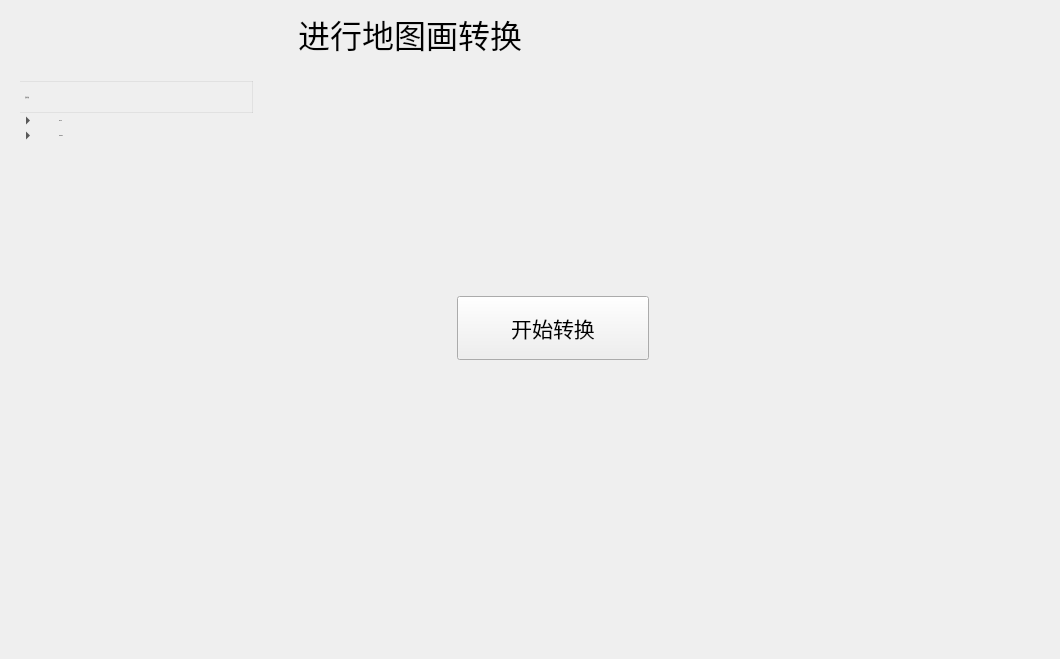
<?xml version="1.0" encoding="UTF-8"?>
<ui version="4.0">
 <class>Tui</class>
 <widget class="QWidget" name="Tui">
  <property name="geometry">
   <rect>
    <x>0</x>
    <y>0</y>
    <width>1060</width>
    <height>659</height>
   </rect>
  </property>
  <property name="windowTitle">
   <string>Form</string>
  </property>
  <widget class="QWidget" name="">
   <property name="geometry">
    <rect>
     <x>10</x>
     <y>10</y>
     <width>800</width>
     <height>574</height>
    </rect>
   </property>
   <layout class="QGridLayout" name="gridLayout_3">
    <item row="1" column="0" colspan="3">
     <layout class="QGridLayout" name="gridLayout_2">
      <item row="1" column="0">
       <spacer name="verticalSpacer">
        <property name="orientation">
         <enum>Qt::Vertical</enum>
        </property>
        <property name="sizeHint" stdset="0">
         <size>
          <width>20</width>
          <height>0</height>
         </size>
        </property>
       </spacer>
      </item>
      <item row="0" column="0" alignment="Qt::AlignHCenter|Qt::AlignVCenter">
       <widget class="TitleLabel" name="TitleLabel">
        <property name="font">
         <font>
          <family>萝莉体</family>
          <pointsize>24</pointsize>
          <weight>50</weight>
          <bold>false</bold>
         </font>
        </property>
        <property name="tabletTracking">
         <bool>false</bool>
        </property>
        <property name="focusPolicy">
         <enum>Qt::StrongFocus</enum>
        </property>
        <property name="text">
         <string>进行地图画转换</string>
        </property>
       </widget>
      </item>
     </layout>
    </item>
    <item row="2" column="0">
     <layout class="QVBoxLayout" name="verticalLayout_2">
      <item>
       <widget class="SimpleCardWidget" name="SimpleCardWidget">
        <property name="minimumSize">
         <size>
          <width>256</width>
          <height>512</height>
         </size>
        </property>
        <property name="maximumSize">
         <size>
          <width>256</width>
          <height>512</height>
         </size>
        </property>
        <property name="focusPolicy">
         <enum>Qt::ClickFocus</enum>
        </property>
        <layout class="QGridLayout" name="gridLayout_6">
         <item row="0" column="0">
          <widget class="TreeWidget" name="TreeWidget">
           <property name="font">
            <font>
             <family>萝莉体</family>
             <pointsize>-1</pointsize>
             <weight>50</weight>
             <italic>false</italic>
             <bold>false</bold>
            </font>
           </property>
           <property name="styleSheet">
            <string notr="true">QTreeView {
    background-color: transparent;
    border: none;
    border-radius: 5px;
    outline: 0;
    padding-right: 5px;
    font: 12px '萝莉体';
    selection-background-color: transparent;
}

QTreeView[isBorderVisible=true] {
    border: 1px solid rgba(0, 0, 0, 15);
}

QTreeView::item {
    padding: 4px;
    margin-top: 2px;
    margin-bottom: 2px;
    padding-left: 20px;
    border-radius: 5px;
    /* color: black; */
}

QTreeView::branch:has-children:!has-siblings:closed,
QTreeView::branch:closed:has-children:has-siblings {
    image: url(:/qfluentwidgets/images/tree_view/TreeViewClose_black.svg);
}

QTreeView::branch:open:has-children:!has-siblings,
QTreeView::branch:open:has-children:has-siblings {
    image: url(:/qfluentwidgets/images/tree_view/TreeViewOpen_black.svg);
}

QTreeView:disabled {
    color: rgba(0, 0, 0, 110);
}

QTreeView::indicator {
    width: 18px;
    height: 18px;
    border-radius: 5px;
    border: none;
    background-color: transparent;
}


QHeaderView {
    background-color: transparent;
}

QHeaderView::section {
    background-color: transparent;
    color: rgb(96, 96, 96);
    padding-left: 5px;
    padding-right: 5px;
    border: 1px solid rgba(0, 0, 0, 15);
    font: 15px '萝莉体';
}

QHeaderView::section:horizontal {
    border-left: none;
    height: 30px;
}

QTreeView[isBorderVisible=true] QHeaderView::section:horizontal {
    border-top: none;
}

QHeaderView::section:horizontal:last {
    border-right: none;
}

QHeaderView::section:vertical {
    border-top: none;
}

QHeaderView::section:checked {
    background-color: transparent;
}

QHeaderView::down-arrow {
    subcontrol-origin: padding;
    subcontrol-position: center right;
    margin-right: 6px;
    image: url(:/qfluentwidgets/images/table_view/Down_black.svg);
}

QHeaderView::up-arrow {
    subcontrol-origin: padding;
    subcontrol-position: center right;
    margin-right: 6px;
    image: url(:/qfluentwidgets/images/table_view/Up_black.svg);
}

QTableCornerButton::section {
    background-color: transparent;
    border: 1px solid rgba(0, 0, 0, 15);
}

QTableCornerButton::section:pressed {
    background-color: rgba(0, 0, 0, 12);
}</string>
           </property>
           <property name="autoScrollMargin">
            <number>0</number>
           </property>
           <property name="dragEnabled">
            <bool>false</bool>
           </property>
           <property name="autoExpandDelay">
            <number>-1</number>
           </property>
           <property name="indentation">
            <number>16</number>
           </property>
           <property name="rootIsDecorated">
            <bool>true</bool>
           </property>
           <property name="uniformRowHeights">
            <bool>false</bool>
           </property>
           <property name="sortingEnabled">
            <bool>false</bool>
           </property>
           <property name="animated">
            <bool>true</bool>
           </property>
           <property name="allColumnsShowFocus">
            <bool>false</bool>
           </property>
           <property name="wordWrap">
            <bool>false</bool>
           </property>
           <property name="headerHidden">
            <bool>false</bool>
           </property>
           <property name="columnCount">
            <number>1</number>
           </property>
           <attribute name="headerVisible">
            <bool>true</bool>
           </attribute>
           <attribute name="headerCascadingSectionResizes">
            <bool>false</bool>
           </attribute>
           <attribute name="headerHighlightSections">
            <bool>false</bool>
           </attribute>
           <column>
            <property name="text">
             <string notr="true">任务列表</string>
            </property>
           </column>
           <item>
            <property name="text">
             <string>CIEDE</string>
            </property>
            <item>
             <property name="text">
              <string>1x1</string>
             </property>
            </item>
           </item>
           <item>
            <property name="text">
             <string>DIDDER</string>
            </property>
            <item>
             <property name="text">
              <string>RAD</string>
             </property>
             <item>
              <property name="text">
               <string>2x2</string>
              </property>
             </item>
            </item>
            <item>
             <property name="text">
              <string>BMD</string>
             </property>
             <item>
              <property name="text">
               <string>2x2</string>
              </property>
             </item>
            </item>
            <item>
             <property name="text">
              <string>ODM</string>
             </property>
             <item>
              <property name="text">
               <string>2x2</string>
              </property>
             </item>
            </item>
            <item>
             <property name="text">
              <string>EDM</string>
             </property>
             <item>
              <property name="text">
               <string>2x2</string>
              </property>
             </item>
            </item>
           </item>
          </widget>
         </item>
        </layout>
       </widget>
      </item>
     </layout>
    </item>
    <item row="2" column="2">
     <widget class="SimpleCardWidget" name="SimpleCardWidget_2">
      <property name="minimumSize">
       <size>
        <width>512</width>
        <height>512</height>
       </size>
      </property>
      <property name="maximumSize">
       <size>
        <width>512</width>
        <height>512</height>
       </size>
      </property>
      <layout class="QGridLayout" name="gridLayout">
       <item row="0" column="0">
        <widget class="PushButton" name="PushButton">
         <property name="minimumSize">
          <size>
           <width>192</width>
           <height>64</height>
          </size>
         </property>
         <property name="maximumSize">
          <size>
           <width>192</width>
           <height>64</height>
          </size>
         </property>
         <property name="font">
          <font>
           <family>萝莉体</family>
           <pointsize>16</pointsize>
           <weight>50</weight>
           <bold>false</bold>
          </font>
         </property>
         <property name="text">
          <string>开始转换</string>
         </property>
        </widget>
       </item>
      </layout>
     </widget>
    </item>
    <item row="2" column="1">
     <widget class="ImageLabel" name="ImageLabel">
      <property name="minimumSize">
       <size>
        <width>16</width>
        <height>16</height>
       </size>
      </property>
      <property name="maximumSize">
       <size>
        <width>16</width>
        <height>16</height>
       </size>
      </property>
     </widget>
    </item>
   </layout>
  </widget>
 </widget>
 <customwidgets>
  <customwidget>
   <class>PushButton</class>
   <extends>QPushButton</extends>
   <header>qfluentwidgets</header>
  </customwidget>
  <customwidget>
   <class>CardWidget</class>
   <extends>QFrame</extends>
   <header>qfluentwidgets</header>
   <container>1</container>
  </customwidget>
  <customwidget>
   <class>SimpleCardWidget</class>
   <extends>CardWidget</extends>
   <header>qfluentwidgets</header>
   <container>1</container>
  </customwidget>
  <customwidget>
   <class>TitleLabel</class>
   <extends>QLabel</extends>
   <header>qfluentwidgets</header>
  </customwidget>
  <customwidget>
   <class>ImageLabel</class>
   <extends>QLabel</extends>
   <header>qfluentwidgets</header>
  </customwidget>
  <customwidget>
   <class>TreeWidget</class>
   <extends>QTreeWidget</extends>
   <header>qfluentwidgets</header>
  </customwidget>
 </customwidgets>
 <resources/>
 <connections/>
</ui>
